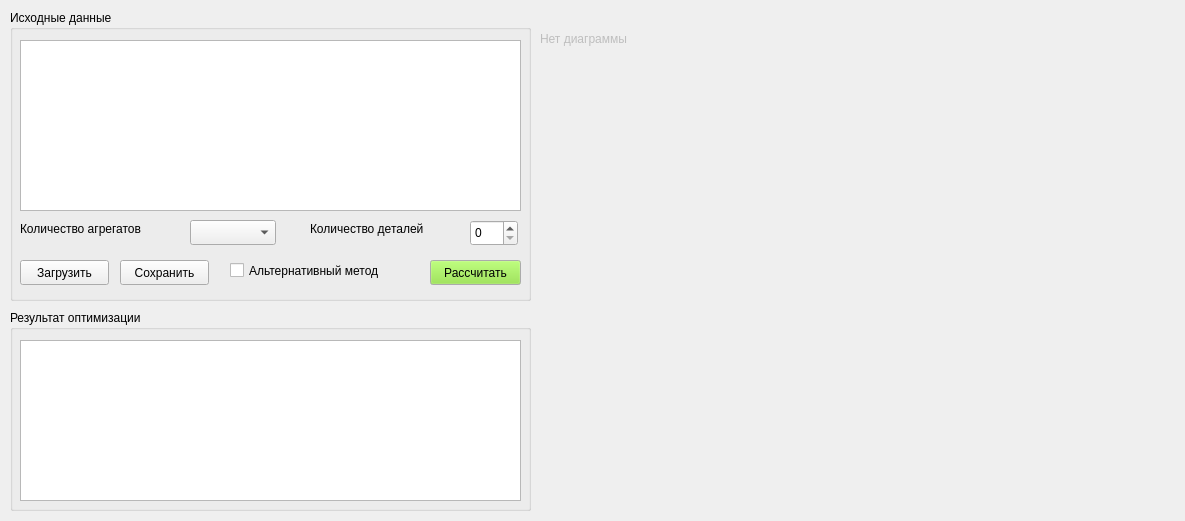
<?xml version="1.0" encoding="UTF-8"?>
<ui version="4.0">
 <class>mainForm</class>
 <widget class="QWidget" name="mainForm">
  <property name="enabled">
   <bool>true</bool>
  </property>
  <property name="geometry">
   <rect>
    <x>0</x>
    <y>0</y>
    <width>1185</width>
    <height>521</height>
   </rect>
  </property>
  <property name="windowTitle">
   <string>Решение задачи Джонсона</string>
  </property>
  <widget class="QGroupBox" name="groupBox">
   <property name="geometry">
    <rect>
     <x>10</x>
     <y>10</y>
     <width>521</width>
     <height>291</height>
    </rect>
   </property>
   <property name="title">
    <string>Исходные данные</string>
   </property>
   <widget class="QLabel" name="label">
    <property name="geometry">
     <rect>
      <x>10</x>
      <y>210</y>
      <width>161</width>
      <height>17</height>
     </rect>
    </property>
    <property name="text">
     <string>Количество агрегатов</string>
    </property>
   </widget>
   <widget class="QSpinBox" name="detailsCount">
    <property name="geometry">
     <rect>
      <x>460</x>
      <y>210</y>
      <width>48</width>
      <height>26</height>
     </rect>
    </property>
   </widget>
   <widget class="QComboBox" name="machineCount">
    <property name="geometry">
     <rect>
      <x>180</x>
      <y>210</y>
      <width>86</width>
      <height>25</height>
     </rect>
    </property>
   </widget>
   <widget class="QLabel" name="label_2">
    <property name="geometry">
     <rect>
      <x>300</x>
      <y>210</y>
      <width>151</width>
      <height>17</height>
     </rect>
    </property>
    <property name="text">
     <string>Количество деталей</string>
    </property>
   </widget>
   <widget class="QPushButton" name="startCalculationButton">
    <property name="geometry">
     <rect>
      <x>420</x>
      <y>250</y>
      <width>91</width>
      <height>25</height>
     </rect>
    </property>
    <property name="palette">
     <palette>
      <active>
       <colorrole role="Button">
        <brush brushstyle="SolidPattern">
         <color alpha="255">
          <red>138</red>
          <green>226</green>
          <blue>52</blue>
         </color>
        </brush>
       </colorrole>
      </active>
      <inactive>
       <colorrole role="Button">
        <brush brushstyle="SolidPattern">
         <color alpha="255">
          <red>138</red>
          <green>226</green>
          <blue>52</blue>
         </color>
        </brush>
       </colorrole>
      </inactive>
      <disabled>
       <colorrole role="Button">
        <brush brushstyle="SolidPattern">
         <color alpha="255">
          <red>138</red>
          <green>226</green>
          <blue>52</blue>
         </color>
        </brush>
       </colorrole>
      </disabled>
     </palette>
    </property>
    <property name="text">
     <string>Рассчитать</string>
    </property>
   </widget>
   <widget class="QPushButton" name="saveButton">
    <property name="geometry">
     <rect>
      <x>110</x>
      <y>250</y>
      <width>89</width>
      <height>25</height>
     </rect>
    </property>
    <property name="text">
     <string>Сохранить</string>
    </property>
   </widget>
   <widget class="QPushButton" name="loadButton">
    <property name="geometry">
     <rect>
      <x>10</x>
      <y>250</y>
      <width>89</width>
      <height>25</height>
     </rect>
    </property>
    <property name="text">
     <string>Загрузить</string>
    </property>
   </widget>
   <widget class="QTableView" name="initialQueueTableView">
    <property name="geometry">
     <rect>
      <x>10</x>
      <y>30</y>
      <width>501</width>
      <height>171</height>
     </rect>
    </property>
   </widget>
   <widget class="QCheckBox" name="alterMethodCheckBox">
    <property name="geometry">
     <rect>
      <x>220</x>
      <y>250</y>
      <width>191</width>
      <height>21</height>
     </rect>
    </property>
    <property name="toolTip">
     <string>&lt;html&gt;&lt;head/&gt;&lt;body&gt;&lt;p&gt;При установке данного флага производится расчет оптимальной последовательности по суммам Ai+Bi и Bi+Ci&lt;/p&gt;&lt;/body&gt;&lt;/html&gt;</string>
    </property>
    <property name="text">
     <string>Альтернативный метод</string>
    </property>
   </widget>
  </widget>
  <widget class="QGroupBox" name="groupBox_2">
   <property name="geometry">
    <rect>
     <x>10</x>
     <y>310</y>
     <width>521</width>
     <height>201</height>
    </rect>
   </property>
   <property name="title">
    <string>Результат оптимизации</string>
   </property>
   <widget class="QTableView" name="optimizedQueueTableView">
    <property name="geometry">
     <rect>
      <x>10</x>
      <y>30</y>
      <width>501</width>
      <height>161</height>
     </rect>
    </property>
   </widget>
  </widget>
  <widget class="QLabel" name="diagramLabel">
   <property name="enabled">
    <bool>false</bool>
   </property>
   <property name="geometry">
    <rect>
     <x>540</x>
     <y>30</y>
     <width>112</width>
     <height>17</height>
    </rect>
   </property>
   <property name="text">
    <string>Нет диаграммы</string>
   </property>
  </widget>
 </widget>
 <resources/>
 <connections/>
</ui>
